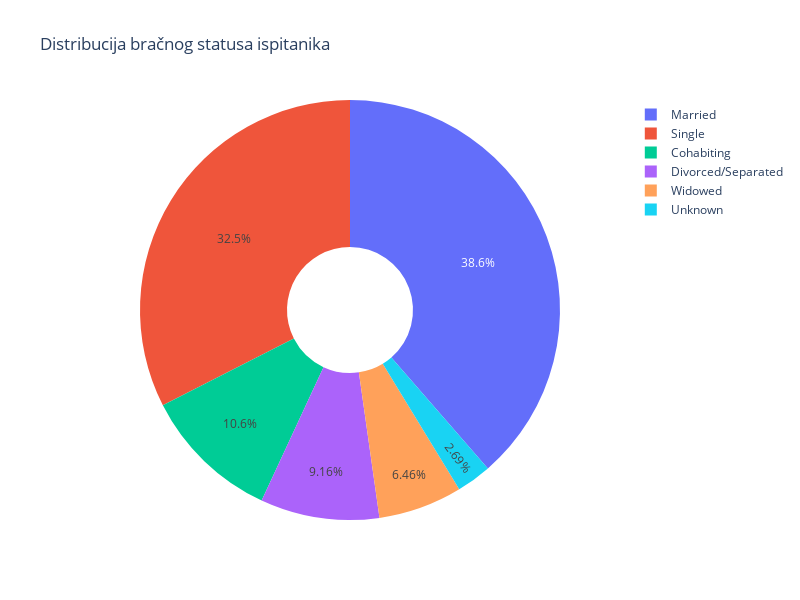

Notebook code for this chart:
### Code cell
fig3 = px.pie(metadata_df, names="MARITAL_ID", title="Distribucija bračnog statusa ispitanika", hole=0.3)
fig3.update_layout(width=800, height=600)
fig3.show()

### Figure 1 — Plotly figure (JSON) as saved in the notebook; plotly's stock layout.template omitted (floating-point values rounded to 4 significant figures; data arrays with more than 128 entries replaced by an {"elided": "..."} marker saying what was removed)
{"data": [{"domain": {"x": [0, 1], "y": [0, 1]}, "hole": 0.3, "hovertemplate": "MARITAL_ID=%{label}<extra></extra>", "labels": {"elided": "557 str values"}, "legendgroup": "", "name": "", "showlegend": true, "type": "pie"}], "layout": {"height": 600, "legend": {"tracegroupgap": 0}, "title": {"text": "Distribucija bračnog statusa ispitanika"}, "width": 800}}
